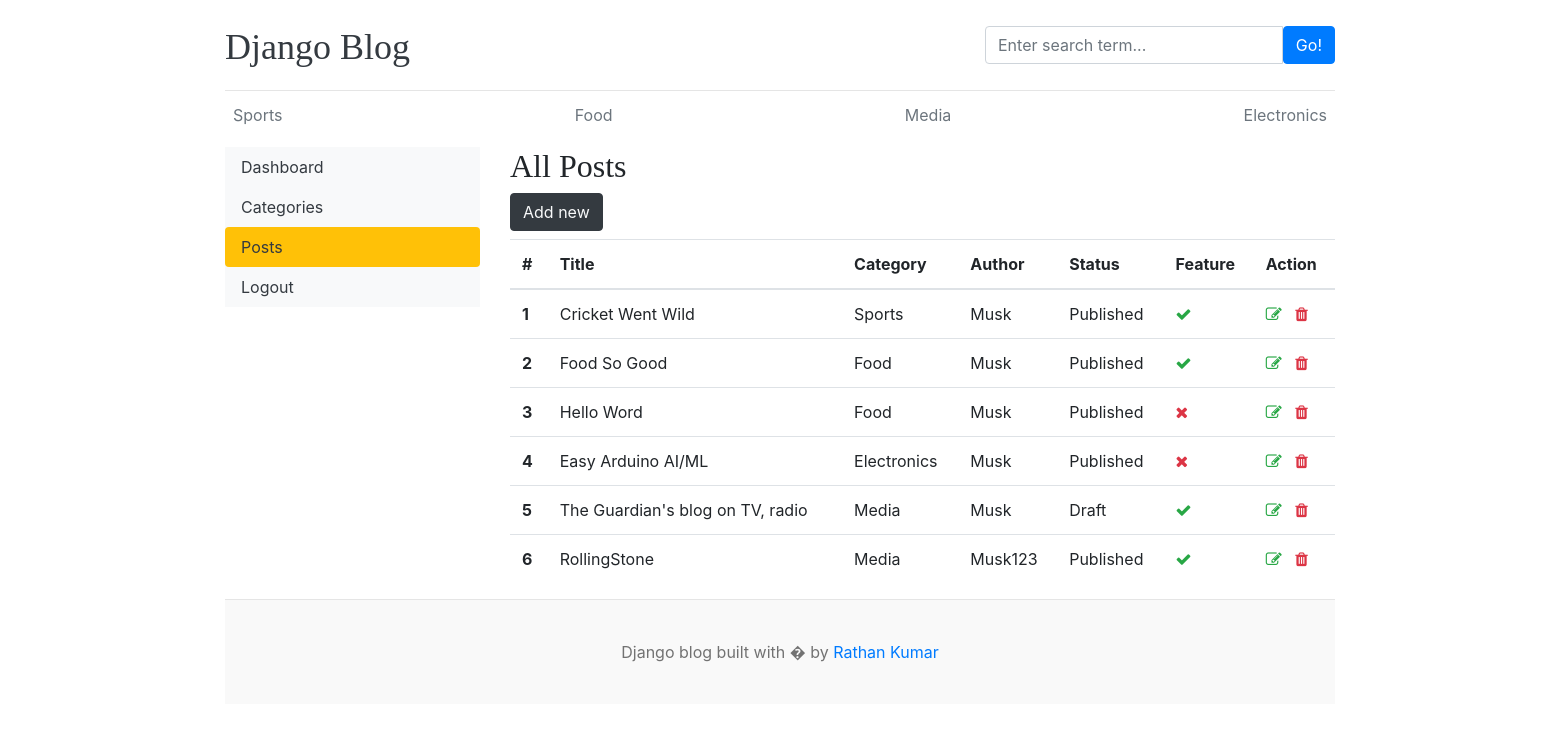
The app's page /dashboard/posts/ with its own data.
### blogs/models.py (models this page shows, shortened)
class Category(models.Model):
    category_name=models.CharField(max_length=50,unique=True)
    created_at=models.DateTimeField(auto_now_add=True)
    updated_at=models.DateTimeField(auto_now=True)
    class Meta:
        verbose_name_plural ='categories'
    def __str__(self):
        return self.category_name

class Blog(models.Model):
    title=models.CharField(max_length=100)
    slug=models.SlugField(max_length=150,unique=True,blank=True)
    category=models.ForeignKey(Category,on_delete=models.CASCADE)
    author=models.ForeignKey(User,on_delete=models.CASCADE)
    featured_image = models.ImageField(upload_to='uploads/%Y/%m/%d')
    short_description = models.TextField(max_length=500)
    blog_body = models.TextField(max_length=2000)
    status = models.CharField(max_length=20,choices=STATUS_CHOICES,default='Draft')
    is_featured =  models.BooleanField(default=False)
    created_at = models.DateTimeField(auto_now_add=True)
    updated_at = models.DateTimeField(auto_now=True)

### dashboard/views.py (the view)
# urls.py: path('posts/',views.posts,name='posts'),
def posts(request):
    posts = Blog.objects.all()
    context = {
        'posts':posts,
    }
    return render(request, 'dashboard/posts.html',context)

### blogs/context_processors.py (called while the page is built)
def get_categories(request):
    categories=Category.objects.all()
    return dict(categories=categories)

def get_about(request):
    try:
        about_us=About.objects.get()
    except:
        about_us=None
    print(about_us)
    return dict(about=about_us)

### blogs/models.py (called while the page is built)
    def __str__(self):
        return self.about_us[:10]

### templates/dashboard/posts.html (shortened to what this page needs)
{% extends 'base.html' %}
{% block content %}
<div class="row">
      {% include 'dashboard/sidebar.html' %}
     <div class="col-md-9">
        <table class="table table-hover">
            <h2>All Posts</h2>
            <a href="{% url 'add_post' %}" class="btn btn-dark text-light float-rightt mb-2">Add new</a>
            <thead>
                <tr>
                <th >#</th>
                <th >Title</th>
                <th >Category</th>
                <th >Author</th>
                <th>Status</th>
                <th>Feature</th>
                <th>Action</th>
                </tr>
            </thead>
            <tbody>
                {% for post in posts %}
                <tr>
                <th>{{ forloop.counter }}</th>
                <td>{{ post.title }}</td>
                <td>{{ post.category }}</td>
                <td>{{ post.author }}</td>
                <td>{{ post.status }}</td>
                <td>{% if post.is_featured %}<i class="fa fa-check text-success">{% else %}<i class="fa fa-times text-danger">{% endif %} </td>
                <td>
                    <a href="{% url 'edit_post' post.id %}"><i class="fa fa-edit text-success"></i></a>
                    <a href="{% url 'delete_post' post.id %}"><i class="fa fa-trash text-danger"></i></a>
                </td>
                </tr>
                {% endfor %}
            </tbody>
        </table>
     </div>
</div>
{% endblock %}

### templates/base.html (shortened to what this page needs)
{% load static %}
<!DOCTYPE html>
<html lang="en">
<head>
    <link href="https://getbootstrap.com/docs/4.0/dist/css/bootstrap.min.css" rel="stylesheet">
    <link rel="stylesheet" href="https://cdnjs.cloudflare.com/ajax/libs/font-awesome/4.7.0/css/font-awesome.min.css">
    <link href="{% static 'css/blog.css' %}" rel="stylesheet">
  </head>
<body>
    <div class="container">
      <header class="blog-header py-3">
        <div class="row flex-nowrap justify-content-between align-items-center">
          <div class="col-8 pt-1">
            <a class="blog-header-logo text-dark" href="/">Django Blog</a>
          </div>
          <div class="col-4">
            <form action="{% url 'search' %}" method="GET">
              <dic class="input-group">
                <input class="form-control" type="text" name='keyword' placeholder="Enter search term..." aria-label="Enter search term..." aria-describedby="button-search" style="position: center;"/>
                <button type="submit" class="btn btn-primary" id="button-search" type="button">Go!</button>
              </dic>
            </form>
          </div>
          <div class="col-4 d-flex justify-content-end align-items-center">
          </div>
        </div>
      </header>
      <div class="nav-scroller py-1 mb-2">
        <nav class="nav d-flex justify-content-between">
          {% for ct in categories %}
          <a class="p-2 text-muted" href="{% url 'posts_by_category' ct.id %}">{{ct.category_name}}</a>
          {% endfor %}
        </nav>
      </div>
{% block content %}
{% endblock %}
<footer class="blog-footer">
  <p>Django blog built with � by <a href="#">Rathan Kumar</a></p>
</footer>
</body>
</html>

### blog_main/static/css/blog.css (style rules this page uses)
.blog-header { border-bottom: 1px solid #e5e5e5; }
.blog-header-logo { font-family: "Playfair Display", Georgia, "Times New Roman", serif; font-size: 2.25rem; }
h1, h2, h3, h4, h5, h6 { font-family: "Playfair Display", Georgia, "Times New Roman", serif; }
.blog-footer { padding: 2.5rem 0; color: #727272; text-align: center; background-color: #f9f9f9; border-top: .05rem solid #e5e5e5; }
.blog-footer p:last-child { margin-bottom: 0; }

### records on screen
Category: category_name "Sports"
Category: category_name "Food"
Category: category_name "Media"
Category: category_name "Electronics"
Blog: title "Cricket Went Wild", category "Sports", author "Musk", status "Published", is_featured True (drawn)
Blog: title "Food So Good", category "Food", author "Musk", status "Published", is_featured True (drawn)
Blog: title "Hello Word", category "Food", author "Musk", status "Published", is_featured False (drawn)
Blog: title "Easy Arduino AI/ML", category "Electronics", author "Musk", status "Published", is_featured False (drawn)
Blog: title "The Guardian's blog on TV, radio", category "Media", author "Musk", status "Draft", is_featured True (drawn)
Blog: title "RollingStone", category "Media", author "Musk123", status "Published", is_featured True (drawn)
